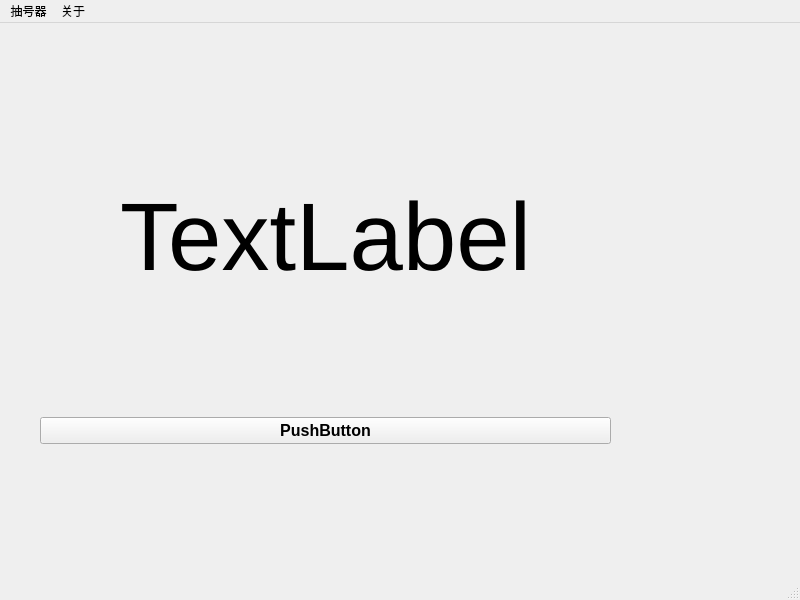
<?xml version="1.0" encoding="UTF-8"?>
<ui version="4.0">
 <class>MainWindow</class>
 <widget class="QMainWindow" name="MainWindow">
  <property name="geometry">
   <rect>
    <x>0</x>
    <y>0</y>
    <width>800</width>
    <height>600</height>
   </rect>
  </property>
  <property name="windowTitle">
   <string>MainWindow</string>
  </property>
  <widget class="QWidget" name="centralwidget">
   <widget class="QWidget" name="verticalLayoutWidget">
    <property name="geometry">
     <rect>
      <x>40</x>
      <y>40</y>
      <width>571</width>
      <height>381</height>
     </rect>
    </property>
    <layout class="QVBoxLayout" name="verticalLayout">
     <item>
      <widget class="QLabel" name="label">
       <property name="font">
        <font>
         <family>Arial</family>
         <pointsize>72</pointsize>
         <weight>50</weight>
         <bold>false</bold>
        </font>
       </property>
       <property name="text">
        <string>TextLabel</string>
       </property>
       <property name="alignment">
        <set>Qt::AlignCenter</set>
       </property>
       <property name="wordWrap">
        <bool>true</bool>
       </property>
      </widget>
     </item>
     <item>
      <widget class="QPushButton" name="pushButton">
       <property name="font">
        <font>
         <family>Arial</family>
         <pointsize>12</pointsize>
         <weight>75</weight>
         <bold>true</bold>
        </font>
       </property>
       <property name="text">
        <string>PushButton</string>
       </property>
      </widget>
     </item>
    </layout>
   </widget>
  </widget>
  <widget class="QMenuBar" name="menubar">
   <property name="geometry">
    <rect>
     <x>0</x>
     <y>0</y>
     <width>800</width>
     <height>26</height>
    </rect>
   </property>
   <widget class="QMenu" name="menu">
    <property name="title">
     <string>抽号器</string>
    </property>
    <addaction name="actionLoad_Name_List"/>
    <addaction name="separator"/>
    <addaction name="actionExit"/>
   </widget>
   <widget class="QMenu" name="menu_2">
    <property name="title">
     <string>关于</string>
    </property>
    <addaction name="actionAbout"/>
   </widget>
   <addaction name="menu"/>
   <addaction name="menu_2"/>
  </widget>
  <widget class="QStatusBar" name="statusbar"/>
  <action name="actionLoad_Name_List">
   <property name="text">
    <string>从文件加载人名册...</string>
   </property>
   <property name="toolTip">
    <string>&lt;html&gt;&lt;head/&gt;&lt;body&gt;&lt;p&gt;加载按行分割的人名单列表，以便抽号&lt;/p&gt;&lt;/body&gt;&lt;/html&gt;</string>
   </property>
  </action>
  <action name="actionExit">
   <property name="text">
    <string>退出</string>
   </property>
   <property name="toolTip">
    <string>退出</string>
   </property>
  </action>
  <action name="actionAbout">
   <property name="text">
    <string>关于抽号器</string>
   </property>
  </action>
 </widget>
 <resources/>
 <connections/>
</ui>
